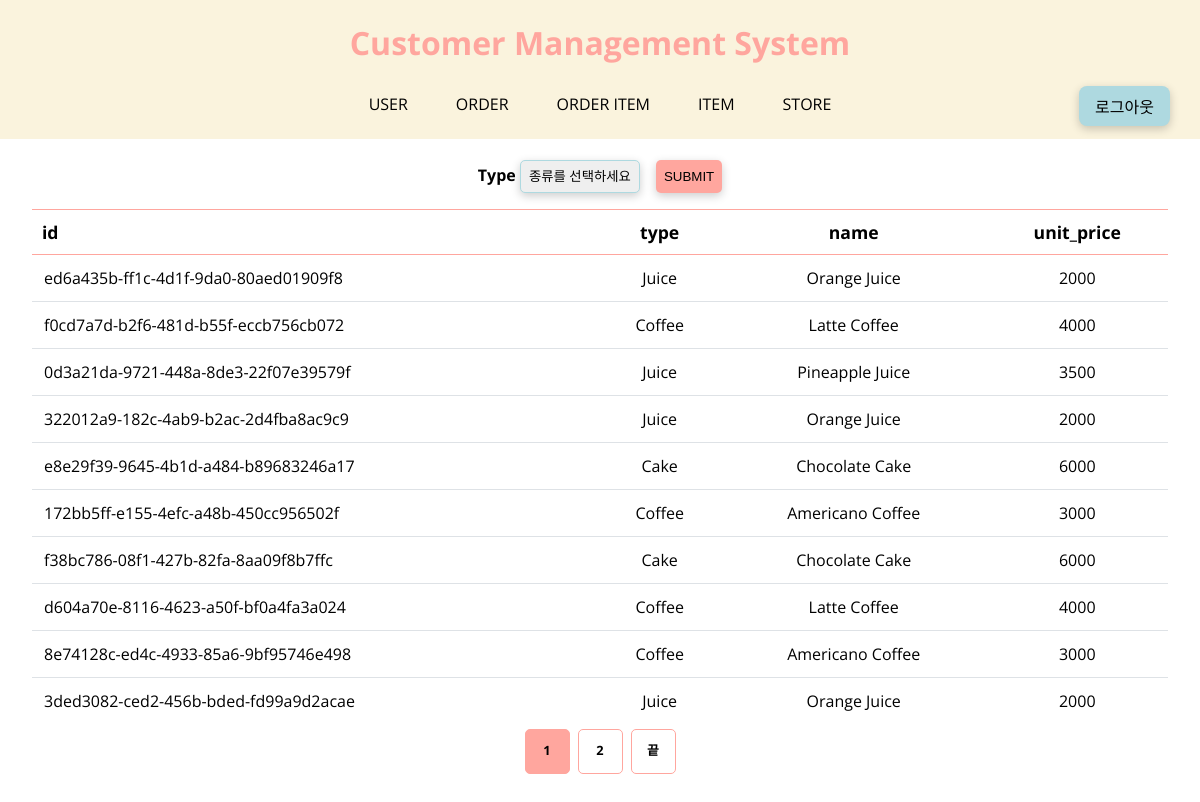
The app's page /items/ with its own data.
### tables this page shows
CREATE TABLE item(
"Id" TEXT PRIMARY KEY,
"Name" TEXT,
"Type" TEXT,
"UnitPrice" INTEGER);

### views/items_view.py (the view)
@bp.route('/items/')
def items():
    page = request.args.get('page', default=1, type=int)
    search_type = request.args.get('type', default="", type=str)
    items = get_info('item')
    data = []
    page_data = []
    item_type = { item['Type'] for item in items }
    for item in items:
        if search_type in item['Type']:
            data.append(item)
    keywords = ""
    keywords += "&type=" + search_type
    total_pages = Pagination().get_total_pages(data)
    start_index = Pagination().get_start_index(page)
    end_index = Pagination().get_end_index(start_index)
    page_data = data[start_index:end_index]
    return render_template("items.html", items = page_data, total_pages = total_pages, current_page = page, item_type = item_type, keywords=keywords)

### common/pagination.py (called while the page is built)
    def get_total_pages(self, data):
        total_pages = len(data) // self.PER_PAGE + (len(data) % self.PER_PAGE > 0)
        return total_pages

    def get_start_index(self, page):
        start_index = self.PER_PAGE * (page - 1)
        return start_index

    def get_end_index(self, start_index):
        end_index = start_index + self.PER_PAGE
        return end_index

### db.py (called while the page is built)
def get_info(data_type):
    cursor.execute('select * from {}'.format(data_type))
    results = cursor.fetchall()
    return results

### templates/items.html (shortened to what this page needs)
{% extends "components/layout.html" %} {% block content %} {{ super() }}
<main class="main">
  <form method="get" class="form">
    <div>
      <label for="type">Type </label>
      <select class="form__select" name="type">
        <option selected value="">종류를 선택하세요</option>
      </select>
    </div>
    <button class="form__button" type="submit">SUBMIT</button>
  </form>
  <table>
    <tr>
      <th align="left">id</th>
      <th>type</th>
      <th>name</th>
      <th>unit_price</th>
    </tr>
    {% for item in items %}
    <tr
      class="table__item hover"
      onclick="location.href='/item_detail/{{ item.Id }}'"
    >
      <td>{{ item['Id'] }}</td>
      <td align="center">{{ item['Type'] }}</td>
      <td align="center">{{ item['Name'] }}</td>
      <td align="center">{{ item['UnitPrice'] }}</td>
    </tr>
    {% endfor %}
  </table>
  {% include "components/pagination.html" %}
</main>
{% endblock %}

### static/css/style.css (style rules this page uses)
* { box-sizing: border-box; }
body { margin: 0; font-family: 'Open Sans', sans-serif; }
button { background-color: transparent; padding: 0; outline: 0; border: 0; }
select { appearance: none; }
.main { margin-top: 160px; margin-bottom: 50px; padding: 0 2rem; }

### static/css/variables.css (style rules this page uses)
:root { --color-primary: var(--color-blue); --color-primary-variant: var(--color-mint); --color-accent: var(--color-pink); --color-accent-variant: var(--color-beige); --color-text: var(--color-black); --color-blue: #aed9e0; --color-mint: #b8f2e6; --color-pink: #ffa69e; --color-beige: #faf3dd; --color-black: #000000; }

### static/css/components/table.css (style rules this page uses)
table { width: 100%; font-size: 1.1rem; border-collapse: collapse; }
th { padding: 10px; border-top: 1px solid var(--color-accent); border-bottom: 1.5px solid var(--color-accent); font-size: 1.1rem; }
.table__item td { padding: 12px; border-top: 1px solid #dee2e6; font-size: 1rem; }

### static/css/components/form.css (style rules this page uses)
.form { display: flex; justify-content: center; gap: 1rem; margin-bottom: 1rem; font-size: 1rem; font-weight: bold; }
.form__select { padding: 0.5rem; border-color: var(--color-primary); border-radius: 5px; box-shadow: 0 3px 10px rgb(0, 0, 0, 0.2); }
.form__button { background-color: var(--color-accent); padding: 0 0.5rem; border-radius: 5px; box-shadow: 0 3px 10px rgb(0, 0, 0, 0.2); }

### records on screen
item: Id "ed6a435b-ff1c-4d1f-9da0-80aed01909f8", Type "Juice", Name "Orange Juice", UnitPrice "2000"
item: Id "f0cd7a7d-b2f6-481d-b55f-eccb756cb072", Type "Coffee", Name "Latte Coffee", UnitPrice "4000"
item: Id "0d3a21da-9721-448a-8de3-22f07e39579f", Type "Juice", Name "Pineapple Juice", UnitPrice "3500"
item: Id "322012a9-182c-4ab9-b2ac-2d4fba8ac9c9", Type "Juice", Name "Orange Juice", UnitPrice "2000"
item: Id "e8e29f39-9645-4b1d-a484-b89683246a17", Type "Cake", Name "Chocolate Cake", UnitPrice "6000"
item: Id "172bb5ff-e155-4efc-a48b-450cc956502f", Type "Coffee", Name "Americano Coffee", UnitPrice "3000"
item: Id "f38bc786-08f1-427b-82fa-8aa09f8b7ffc", Type "Cake", Name "Chocolate Cake", UnitPrice "6000"
item: Id "d604a70e-8116-4623-a50f-bf0a4fa3a024", Type "Coffee", Name "Latte Coffee", UnitPrice "4000"
item: Id "8e74128c-ed4c-4933-85a6-9bf95746e498", Type "Coffee", Name "Americano Coffee", UnitPrice "3000"
item: Id "3ded3082-ced2-456b-bded-fd99a9d2acae", Type "Juice", Name "Orange Juice", UnitPrice "2000"

### other values on screen
{{ current_page }} "1"
{{ current_page + 1 }} "2"
